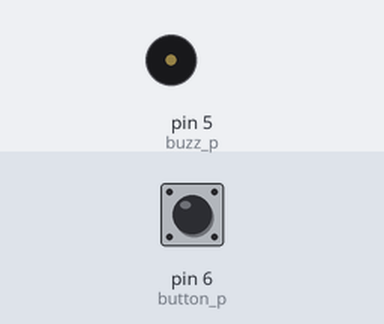
A sketch run on a simulated Arduino Uno, built with avr-gcc and run on an emulated ATmega328P. Parts: buzzer (waves = sounding). The inputs (shaded band) are chosen by the test bench; at power-on: pin 6 (button_p) HIGH.

Above: at 1.2 s.
1.3 s: pin 6 (button_p) pulled LOW for 0.15 s
At 1.37 s:
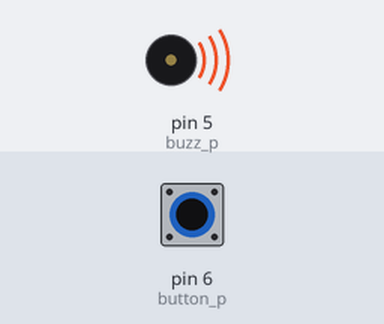
2.9 s: pin 6 (button_p) pulled LOW for 3.2 s
At 7.4 s:
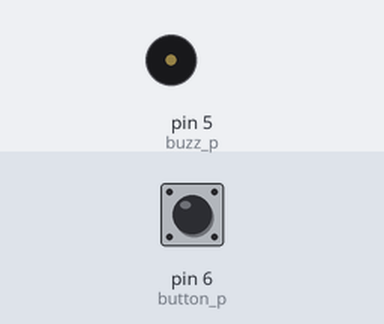
Timing chart, 0 to 8.9 s (numbered marks = the images above; inputs shaded):
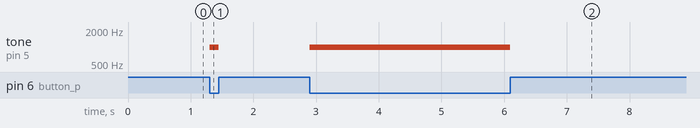

The sketch:

buttonandbuzzsketch_sep19c.ino
```cpp
#define buzz_p 5
#define button_p 6

void setup() {
  pinMode(buzz_p, OUTPUT);
  pinMode(button_p, INPUT_PULLUP); // Use INPUT_PULLUP to enable the internal pull-up resistor
}

void loop() {
  // Read the state of the button
  int buttonState = digitalRead(button_p);

  if (buttonState == LOW) {
    // Button is pressed, play the tone
    tone(buzz_p, 1000);
  } else {
    // Button is released, stop the tone
    noTone(buzz_p);
  }
}
```

Measured:
- after the input at 1.3 s, tone on pin 5 (buzz_p): silent → 1000 Hz at once, → silent 0.15 s later
- after the input at 2.9 s, tone on pin 5 (buzz_p): silent → 1000 Hz at once, → silent 3.2 s later
